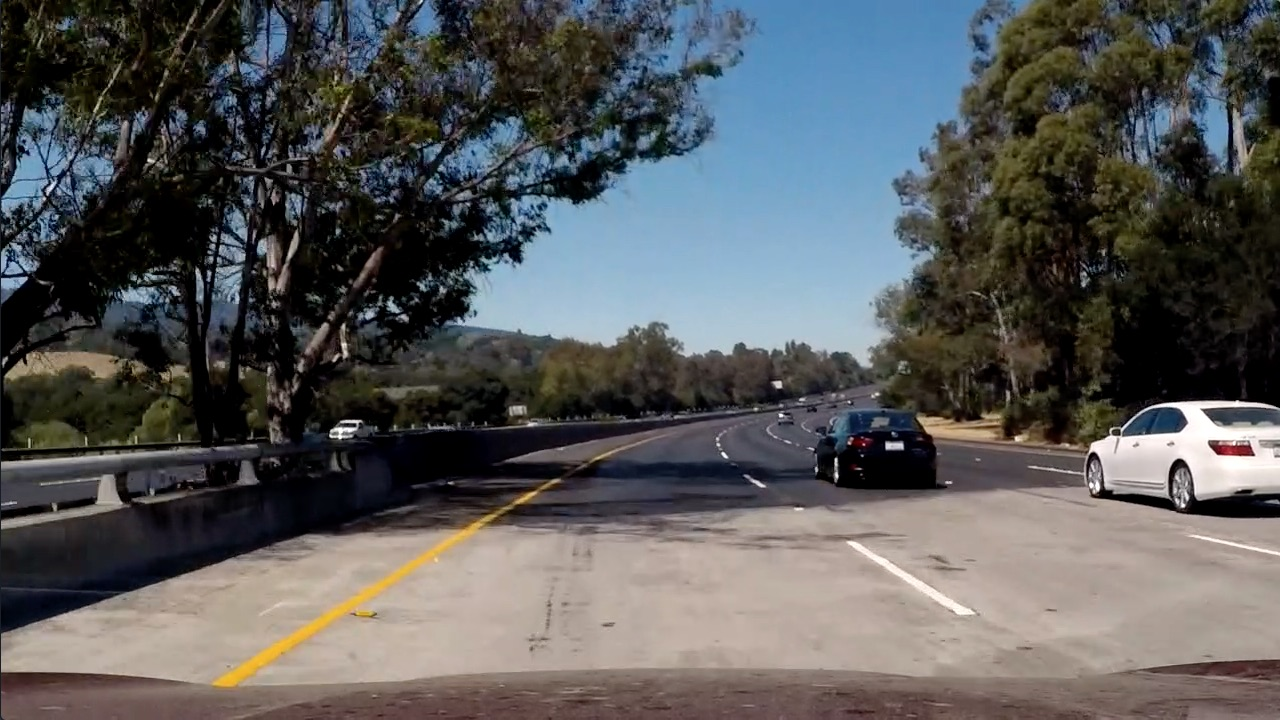
#> input picture CarND-Vehicle-Detection-old/test_images/test5.jpg, 1280 x 720 px
$ jupyter execute --allow-errors CarND-Vehicle-Detection-005-05082018.ipynb   (shell and % lines are left out)   (older library calls are emulated)
#> lines starting #> are read from the running program, lines starting #| are printed output that depends on the picture; after the words box and inside, x2 and y2 are one past the last pixel; in counts of white or black regions, pixels touching at a corner belong together
[cell 1]
import numpy as np
import cv2
import matplotlib.pyplot as plt
import matplotlib.image as mpimg
import glob
import pickle
from scipy.ndimage.measurements import label
from sklearn.preprocessing import StandardScaler
import time
from sklearn.svm import LinearSVC
from skimage.feature import hog
# NOTE: the next import is only valid for scikit-learn version <= 0.17
# for scikit-learn >= 0.18 use:
from sklearn.model_selection import train_test_split

from sklearn.svm import LinearSVC
from skimage.feature import hog

#For Multiple Detections & False Positives
from scipy.ndimage.measurements import label
import time
from moviepy.editor import VideoFileClip
#import imageio
#imageio.plugins.ffmpeg.download()
import datetime

## 1.Changing to an appropriate color space

It helps us more to find the features in an image

[cell 2]
'''
Changing to an appropriate color space
'''
def convert_color(image, color_space='BGR2YCrCb'): #ndarray
    if color_space != 'RGB':
        if color_space == 'HSV':
            image_result = cv2.cvtColor(image, cv2.COLOR_RGB2HSV)
        elif color_space == 'LUV':
            image_result = cv2.cvtColor(image, cv2.COLOR_RGB2LUV)
        elif color_space == 'HLS':
            image_result = cv2.cvtColor(image, cv2.COLOR_RGB2HLS)
        elif color_space == 'YUV':
            image_result = cv2.cvtColor(image, cv2.COLOR_RGB2YUV)
        elif color_space == 'BGR2YCrCb':
            image_result = cv2.cvtColor(image, cv2.COLOR_BGR2YCrCb)
        elif color_space == 'YCrCb':
            image_result = cv2.cvtColor(image, cv2.COLOR_RGB2YCrCb)
        elif color_space == 'GRAY':
            image_result = cv2.cvtColor(image, cv2.COLOR_RGB2GRAY)
        elif color_space == 'RGB2YCrCb':
            image_result = cv2.cvtColor(image, cv2.COLOR_RGB2YCrCb)
    else: image_result = np.copy(image)
    return image_result
'''
This part is only for testing the above function
'''
image = cv2.imread('./all/1200.png')
#> (the rest of this cell did not finish here and is left out)

## 2.Resize image

While it could be cumbersome to include three color channels of a full resolution image, you can perform spatial binning on an image and still retain enough information to help in finding vehicles.

As you can see in the example above, even going all the way down to 32 x 32 pixel resolution, the car itself is still clearly identifiable by eye, and this means that the relevant features are still preserved at this resolution.

A convenient function for scaling down the resolution of an image is OpenCV's **cv2.resize()**.

[cell 3]
def bin_spatialI(img, size=(32, 32)):
    small_img = cv2.resize(img, (32, 32))
    #to convert this to a one dimensional feature vector
    feature_vec = small_img.ravel()
    return feature_vec

'''
This part is only for testing the above function
'''
#image = mpimg.imread('./all/1200.jpeg')
image = cv2.imread('./all/1200.png')
#> (the rest of this cell did not finish here and is left out)


# Plot features
plt.plot(feature_vec)
plt.title('Spatially Binned Features')
plt.show()

## 3.Generate the color histogram

With **np.histogram()**, you don't actually have to specify the number of bins or the range, but here I've arbitrarily chosen 32 bins and specified **range=(0, 256)** in order to get orderly bin sizes. **np.histogram()** returns a tuple of two arrays.

In this case, for example, **rhist[0]** contains the counts in each of the bins and **rhist[1]** contains the bin edges (so it is one element longer than **rhist[0]**).

These, collectively, are now our feature vector for this particular cutout image. We can concatenate them in the following way:

**hist_features = np.concatenate((rhist[0], ghist[0], bhist[0]))**

[cell 4]
'''
Generate the color histogram
'''
def color_hist(img, nbins=32, bins_range=(0, 256)):
    # Compute the histogram of the color channels separately
    channel1_hist = np.histogram(img[:,:,0], bins=nbins , range=bins_range)
    channel2_hist = np.histogram(img[:,:,1], bins=nbins , range=bins_range)
    channel3_hist = np.histogram(img[:,:,2], bins=nbins , range=bins_range)


    # Concatenate the histograms into a single feature vector
    hist_features = np.concatenate((channel1_hist[0], channel2_hist[0],
                                    channel3_hist[0]))

    # Return the individual histograms, bin_centers and feature vector
    return channel1_hist,channel2_hist,channel3_hist,hist_features

'''
This part is only for testing the above function
'''
image = cv2.imread('./all/1200.png')
#> (the rest of this cell did not finish here and is left out)

## 4.Extracting the Histogram of Oriented Gradient (scikit-image HOG)

The scikit-image **hog()** function takes in a single color channel or grayscaled image as input, as well as various parameters. These parameters include **orientations**, **pixels_per_cell** and **cells_per_block**.

The number of **orientations** is specified as an integer, and represents the number of orientation bins that the gradient information will be split up into in the histogram. Typical values are between 6 and 12 bins.

The **pixels_per_cell** parameter specifies the cell size over which each gradient histogram is computed. This paramater is passed as a 2-tuple so you could have different cell sizes in x and y, but cells are commonly chosen to be square.

The **cells_per_block** parameter is also passed as a 2-tuple, and specifies the local area over which the histogram counts in a given cell will be normalized. Block normalization is not necessarily required, but generally leads to a more robust feature set.

There is another optional power law or "gamma" normalization scheme set by the flag **transform_sqrt**. This type of normalization may help reduce the effects of shadows or other illumination variation, but will cause an error if your image contains negative values (because it's taking the square root of image values).

The **visualise=True** flag tells the function to output a visualization of the HOG feature computation as well, which we're calling **hog_image** in this case.

[cell 5]
'''
Extracting the Histogram of Oriented Gradient
'''
def get_hog_features(myimg, orient, pix_per_cell,
                     cell_per_block,vis=False, feature_vec=True):
    # Call with two outputs if vis==True
    if vis == True:
        features, hog_image = hog(myimg, orientations=orient,
                                  pixels_per_cell=(pix_per_cell,pix_per_cell),
                                  cells_per_block=(cell_per_block,cell_per_block),
                                  transform_sqrt=False,
                                  visualise=vis, feature_vector=feature_vec)
        return features, hog_image
    # Otherwise call with one output
    else:
        features = hog(myimg, orientations=orient,
                       pixels_per_cell=(pix_per_cell, pix_per_cell),
                       cells_per_block=(cell_per_block, cell_per_block),
                       transform_sqrt=False,
                       visualise=vis, feature_vector=feature_vec)
        return features

'''
This part is only for testing the above function
'''
image = cv2.imread('./all/1200.png')
#> (the rest of this cell did not finish here and is left out)

## 6.Global values

### 6.1. Tuning the SVM Hyperparameters
The gamma value and the C value that minimize prediction error. To tune the SVM vehicle detection model, we can use one of scikit-learn's parameter tuning algorithms.

When tuning SVM, we can only tune the C parameter with a linear kernel. For a non-linear kernel, we can tune C and gamma.

[cell 6]
c_value = 0.0001

[cell 7]
X_scaler = 0

color_space = 'YUV' # Can be RGB, HSV, LUV, HLS, YUV, YCrCb


spatial_size = (64,64) # Spatial binning dimensions
spatial_feat = False # Spatial features on or off

#------------------------------------
# Color Histogran Classify
#------------------------------------
hist_bins = 64    # Number of histogram bins
hist_feat = True # Histogram features on or off

#------------------------------------
# HOG Classify
#------------------------------------
orient = 11
pix_per_cell = 16
cell_per_block = 2
hog_channel = 'ALL' # Can be 0, 1, 2, or "ALL"
hog_feat = True # HOG features on or off

## 5.Combine and Normalize Features

- Bin spatial
- Color histogram

Now we'll try training a classifier on our dataset. First, we'll see how well it does just using spatially binned color and color histograms.

[cell 8]
def extract_features(imgs, cspace='RGB', spatial_size=(32, 32),
                        hist_bins=32, hist_range=(0, 256)):

    showshape=1
    # Create a list to append feature vectors to
    features = []
    # Iterate through the list of images
    for file in imgs:
        # Read in each one by one
        image = mpimg.imread(file)
        # apply color conversion if other than 'RGB'
        '''
        if cspace != 'RGB':
            if cspace == 'HSV':
                feature_image = cv2.cvtColor(image, cv2.COLOR_RGB2HSV)
            elif cspace == 'LUV':
                feature_image = cv2.cvtColor(image, cv2.COLOR_RGB2LUV)
            elif cspace == 'HLS':
                feature_image = cv2.cvtColor(image, cv2.COLOR_RGB2HLS)
            elif cspace == 'YUV':
                feature_image = cv2.cvtColor(image, cv2.COLOR_RGB2YUV)
        else: feature_image = np.copy(image)
        '''

        feature_image=convert_color(image, color_space=cspace)


        # Compute individual channel HOG features for the entire image
        hog_features = []
        for channel in range(feature_image.shape[2]):
            hog_features.append( get_hog_features(feature_image[:,:,channel], orient, pix_per_cell,
                                                  cell_per_block, feature_vec=False))
        hog_features = np.ravel(hog_features)

        # Apply bin_spatial() to get spatial color features
        spatial_features = bin_spatialI(feature_image, size=spatial_size)

        # Apply color_hist() also with a color space option now
        a,b,c,hist_features = color_hist(feature_image, nbins=hist_bins, bins_range=hist_range)

        # Append the new feature vector to the features list
        features.append(np.concatenate((spatial_features, hist_features, hog_features)))


        if showshape == 1:
            print('Shape {} with shape {}'.format('Spatioal',spatial_features.shape ))
            print('Shape {} with shape {}'.format('His',hist_features.shape ))
            print('Shape {} with shape {}'.format('Hog',hog_features.shape ))
            #print('Shape {} with shape {}'.format('TestFeature',test_features.shape ))
            showshape = 0


    # Return list of feature vectors
    return features

[cell 9]
'''
This part is only for testing the above function
'''
images = glob.iglob('./all/vehicles/**/*.png',recursive=True)
cars = []
notcars = []
for image in images:
    cars.append(image)
#> after the loop, cars = []
images = glob.glob('./all/non-vehicles/**/*.png',recursive=True)
for image in images:
    notcars.append(image)
#> after the loop, notcars = []
print('Count of vehicles {} , Count of non-vehicles {}'.format(len(cars) , len(notcars)))
#| Count of vehicles 0 , Count of non-vehicles 0

car_features = extract_features(cars, cspace='RGB',
                                spatial_size=(32, 32),
                                hist_bins=32,
                                hist_range=(0, 256))
#> car_features = []
notcar_features = extract_features(notcars, cspace='RGB',
                                   spatial_size=(32, 32),
                                   hist_bins=32,
                                   hist_range=(0, 256))
#> notcar_features = []
#> further down, image is the input picture: shape (720, 1280, 3); mean B, G, R 89.8, 89.3, 88.5

if len(car_features) > 0:
    # Create an array stack of feature vectors
    X = np.vstack((car_features, notcar_features)).astype(np.float64)
    # Fit a per-column scaler
    X_scaler = StandardScaler().fit(X)
    # Apply the scaler to X
    scaled_X = X_scaler.transform(X)
    car_ind = np.random.randint(0, len(cars))
    # Plot an example of raw and scaled features
    fig = plt.figure(figsize=(12,4))
    plt.subplot(131)
    plt.imshow(mpimg.imread(cars[car_ind]))
    plt.title('Original Image')
    plt.subplot(132)
    plt.plot(X[car_ind])
    plt.title('Raw Features')
    plt.subplot(133)
    plt.plot(scaled_X[car_ind])
    plt.title('Normalized Features')
    fig.tight_layout()
    plt.show()
else:
    print('Your function only returns empty feature vectors...')

## 7.Load Training/Test Dataset

## 8.Train Linear SVC linear SVC (support vector classifier) Classifier

The input for training model and predicting should have same size.

[cell 10]
'''
The input for training model and predicting should have same size.
'''
orient = 9
pix_per_cell = 8
cell_per_block = 2
spatial_size = (32,32)
hist_bins = 32
color_space = 'RGB'
hist_range = (0, 256)

[cell 11]
t=time.time()


if len(car_features) > 0 and len(notcar_features) > 0:
    t2 = time.time()
    print(round(t2-t, 2), 'Seconds to extract HOG, Spatial and Histogram features.')

    '''
    Define the labels vector
    '''
    y = np.hstack((np.ones(len(car_features)), np.zeros(len(notcar_features))))

    '''
    Create an array stack of feature vectors
    '''
    X = np.vstack((car_features, notcar_features)).astype(np.float64)

    '''
    Split up data into randomized training and test sets.
    This performs both the shuffle and split of the data and you'll
    call it like this.
    '''
    rand_state = np.random.randint(0, 100)
    X_train, X_test, y_train, y_test = train_test_split(X, y,
                                                        test_size=0.3,
                                                        random_state=rand_state)

    '''
    Fit a per-column scaler
    Now that we have split into training and test sets,
    we can scale our features. It's important to do the
    scaling after splitting the data, otherwise you are
    allowing the scaler to peer into your test data!
    '''
    X_scaler = StandardScaler().fit(X_train)

    '''
    Apply the scaler to both X_train and X_test
    '''
    scaled_X_train = X_scaler.transform(X_train)
    scaled_X_test = X_scaler.transform(X_test)


    #------------------------------------
    # Color Classify Training & HOG Classify
    #------------------------------------
    print('Using spatial binning of:',spatial_size,'and', hist_bins,'histogram bins')
    print('Feature vector length:', len(X_train[0]))
    # Use a linear SVC
    svc = LinearSVC(C=0.00059948425031894088,tol=0.0001)
    # Check the training time for the SVC
    t=time.time()
    svc.fit(scaled_X_train, y_train)
    t2 = time.time()
    print(round(t2-t, 2), 'Seconds to train SVC...')
    # Check the score of the SVC
    print('Test Accuracy of SVC = ', svc.score(scaled_X_test, y_test))
    # Check the prediction time for a single sample
    t=time.time()
    n_predict = 10
    print('My SVC predicts: ', svc.predict(scaled_X_test[0:10]))
    print('For labels: ', y_test[0:10])
    t2 = time.time()
    print(round(t2-t, 5), 'Seconds to predict', n_predict,'labels with SVC')

else:
    print('Function returns empty feature vectors because the car and non-car images are empty.')

**This the result of testing the trained model with color histogram and spetial bin.**

102.83 Seconds to extract HOG, Spatial and Histogram features.

Using spatial binning of: (64, 64) and 64 histogram bins

Feature vector length: 3168

4.91 Seconds to train SVC...

Test Accuracy of SVC =  0.9194819819819819

My SVC predicts:  [0. 0. 0. 1. 0. 0. 1. 1. 1. 0.]

For labels:  [0. 0. 0. 1. 0. 1. 1. 1. 0. 0.]

0.00599 Seconds to predict 10 labels with SVC

[cell 12]
import random

[cell 13]
def slide_window(img, x_start_stop=[None, None], y_start_stop=[None, None],
                    xy_window=(64, 64), xy_overlap=(0.5, 0.5)):

#> called with xy_window = (16, 16), xy_overlap = (0.5, 0.5)
    imcopy = np.copy(img)
    # If x and/or y start/stop positions not defined, set to image size
    if x_start_stop[0] == None:
        x_start_stop[0] = 0
    if x_start_stop[1] == None:
        x_start_stop[1] = img.shape[1]
    if y_start_stop[0] == None:
        y_start_stop[0] = 0
    if y_start_stop[1] == None:
        y_start_stop[1] = img.shape[0]

    print(x_start_stop)
    print(y_start_stop)
    # Compute the span of the region to be searched
    xspan = x_start_stop[1] - x_start_stop[0]
    yspan = y_start_stop[1] - y_start_stop[0]

    print('xspan {} , yspan {} '.format(xspan,yspan))

    # Compute the number of pixels per step in x/y
    nx_pix_per_step = np.int(xy_window[0]*(1 - xy_overlap[0]))
    ny_pix_per_step = np.int(xy_window[1]*(1 - xy_overlap[1]))
    # Compute the number of windows in x/y
    nx_buffer = np.int(xy_window[0]*(xy_overlap[0]))
    ny_buffer = np.int(xy_window[1]*(xy_overlap[1]))
    nx_windows = np.int((xspan-nx_buffer)/nx_pix_per_step)
    ny_windows = np.int((yspan-ny_buffer)/ny_pix_per_step)
    # Initialize a list to append window positions to
    window_list = []
    # Loop through finding x and y window positions
    # Note: you could vectorize this step, but in practice
    # you'll be considering windows one by one with your
    # classifier, so looping makes sense

    '''
    First 4 rows for first scale
    '''


    for ys in range(ny_windows):
        rowcolor = [random.randint(0,255),random.randint(0,255),random.randint(0,255)]
        for xs in range(nx_windows):
            # Calculate window position
            startx = xs*nx_pix_per_step + x_start_stop[0]
            endx = startx + xy_window[0]
            starty = ys*ny_pix_per_step + y_start_stop[0]
            endy = starty + xy_window[1]
            # Draw a rectangle given bbox coordinates
            cv2.rectangle(imcopy, (startx, starty), (endx, endy), rowcolor, 1)
            # Append window position to list
            window_list.append(((startx, starty), (endx, endy)))
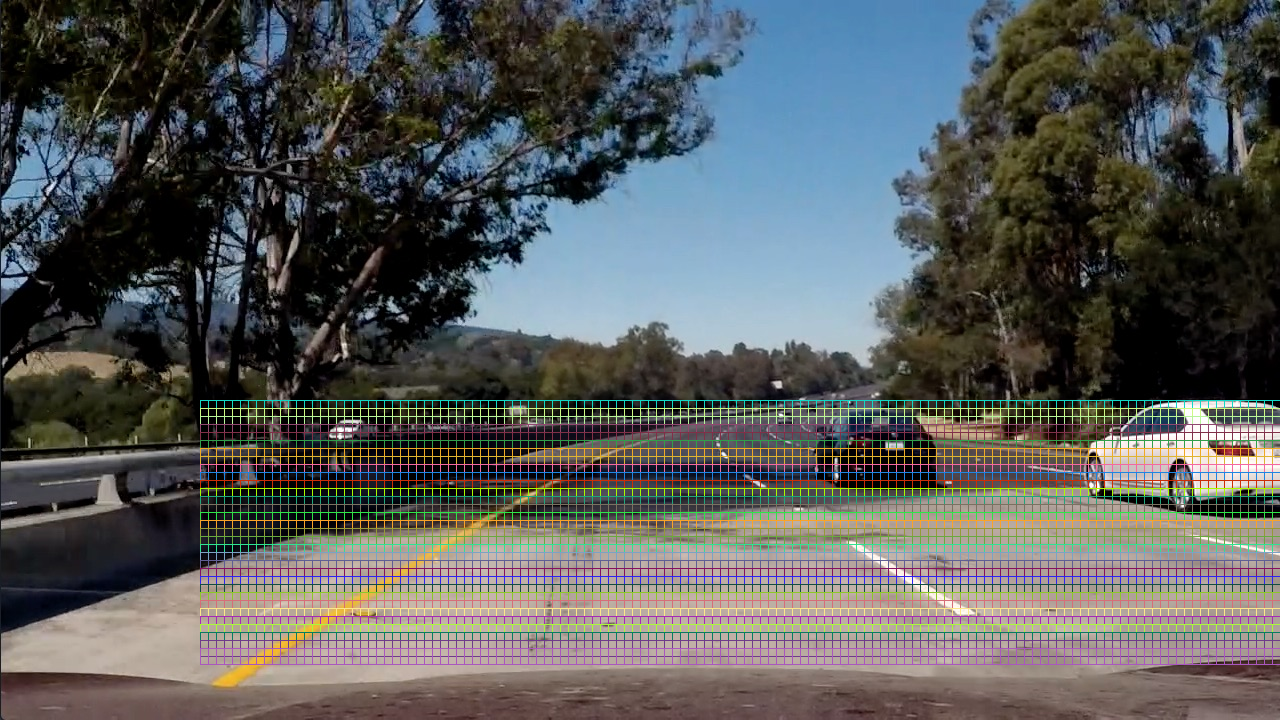
#> imcopy: shape (720, 1280, 3); 7.37% of pixels changed, all inside (x1, y1, x2, y2) = (200, 400, 1280, 665)
#> after the loop, window_list = 4320 items
        #break
    # Return the list of windows
    plt.imshow(imcopy)
    plt.show()
    cv2.imwrite('./test_images/imcopy.jpg',imcopy)
    return window_list

[cell 14]
y_start_stop = [400, 670]
image = cv2.imread('./test_images/test5.jpg')
windows = slide_window(image, x_start_stop=[200, 1290], y_start_stop=y_start_stop,
                    xy_window=(16, 16), xy_overlap=(0.5, 0.5))
#> windows = 4320 items

[cell 15]
# [87 lines left out: function find_cars, not called in this run]

## Drawing boxes in an image

[cell 16]
# Here is your draw_boxes function from the previous exercise
# [9 lines left out: function draw_boxes, not called in this run]

## Multiple Detections & False Positives
**Solution is Heat-Map**
<br>
To make a heat-map, you're simply going to add "heat" (+=1) for all pixels within windows where a positive detection is reported by your classifier.
<br>
If the classifier is working well, then the "hot" parts of the map are where the cars are, and by imposing a threshold, you can reject areas affected by false positives therefore we use the *apply_threshold* function.

[cell 17]
# [9 lines left out: function add_heat, not called in this run]

I integrate a heat map over images, such that areas of multiple detections get "hot", while transient false positives stay "cool". I can then simply threshold the heatmap to remove false positives with this line.
```ruby
heatmap[heatmap <= threshold] = 0
```
<br>
once heat-map is thresholded, there are many ways to figure out how many cars we have in each frame and which pixels belong to which cars, but one of the most straightforward solutions is to use the *label()* function from *scipy.ndimage.measurements*.

[cell 18]
# [5 lines left out: function apply_threshold, not called in this run]

[cell 19]
# [28 lines left out: function draw_labeled_bboxes, not called in this run]

[cell 20]
ystart = 400
ystop = 656
scale = 2
heat_threshold = 0
percentage_fraction = 70

img = cv2.imread('./test_images/test5.jpg')
#> (the rest of this cell did not finish here and is left out)

[cell 21]
ystart = 400
ystop = 656
scale = 1.5
heat_threshold = 0
percentage_fraction = 70

img = cv2.imread('./test_images/test5.jpg')
#> (the rest of this cell did not finish here and is left out)

[cell 22]
ystart = 400
ystop = 656
scale = 1
heat_threshold = 0
percentage_fraction = 70

img = cv2.imread('./test_images/test5.jpg')
#> (the rest of this cell did not finish here and is left out)

[cell 23]
ystart = 400
ystop = 656
scale = 0.75
heat_threshold = 0
percentage_fraction = 70

img = cv2.imread('./test_images/test5.jpg')
#> (the rest of this cell did not finish here and is left out)

## Finding boxes as the position of vehicle
This function is the adapted version of tutorial
<br>
Output: is the boxes which would be the position of vehicles.

[cell 24]
def specifysearcharea(img , xy_left_top = (400,600) , xy_right_button = (1290,656)):
#> called with xy_left_top = (600, 400), xy_right_button = (1290, 656)
    return  img[xy_left_top[1]: xy_right_button[1] , xy_left_top[0]: xy_right_button[0] , :]
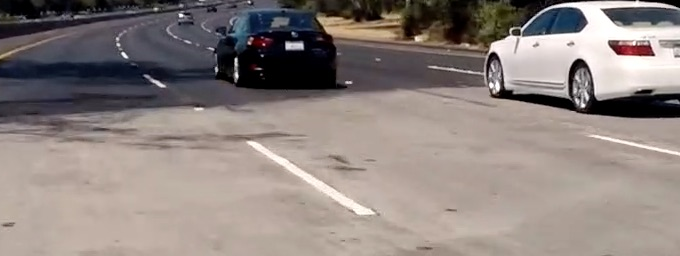
#> returned value: shape (256, 680, 3); mean of channels 0, 1, 2 126.8, 130.8, 141.1; drawn as B, G, R


def myfindcar(img, xy_window=(64, 64) , xy_overlap=(0.5, 0.5) ):

    showshape = 1

    '''
    specify the search area
    '''
    imgsearcharea = specifysearcharea(img , (600,400) , (1290,656))
    plt.imshow(imgsearcharea)
    plt.show()
    #print('image shape {}'.format(imgsearcharea.shape))

    '''
    Apply color space
    '''
    #imgsearcharea = convert_color(imgsearcharea, color_space = color_space)
    #plt.imshow(imgsearcharea)
    #plt.show()

    '''
    Apply HOG
    '''
    ch1 = imgsearcharea[:,:,0]
    ch2 = imgsearcharea[:,:,1]
#> (the rest of the program and of its run is left out)
